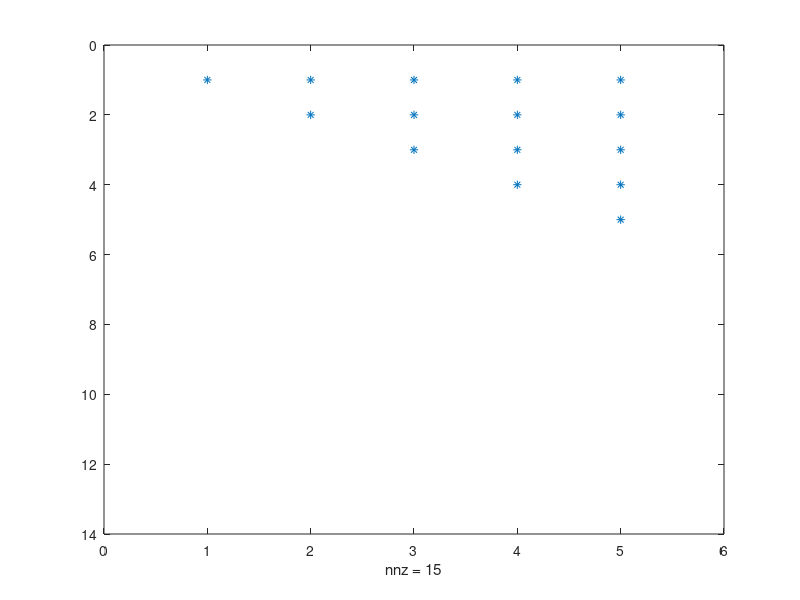

MATLAB code to generate this figure:
m=13; n=5; A=randn(m,n);
%---------------------------------------------------------------
% Householder's method for QR decomposition: 

U=zeros(m,min(m-1,n)); % the vectors u^{(k)} will be stored 
                       % in U: the first m+1-k entries in the 
                       % k-th column of U are the vector u^{(k)}
                       
R=A;                   % R will become the upper triangular factor   
                   
for k=1:min(m-1,n)
    a=R(k:m,k);
    if abs(norm(a)-abs(a(1)))>10^(-15) % make sure a is not 
                                       % already a multiple
                                       % of e_1 
        u=a; u(1)=u(1)+sign(a(1))*norm(a); u=u/norm(u);
        U(1:m+1-k,k)=u;                % this is u^{(k)}
        for j=k:n
            R(k:m,j)=R(k:m,j)-2*(u'*R(k:m,j))*u;
        end
    end
end
%---------------------------------------------------------------
% Making sure it works by assembling Q explicitly: 

Q=eye(m,m);
for k=1:min(m-1,n)
    I=eye(k-1,k-1);
    Qhatk=eye(m-k+1,m-k+1)-2*U(1:m+1-k,k)*U(1:m+1-k,k)';
    Qk=[I zeros(k-1,m+1-k); 
        zeros(m+1-k,k-1) Qhatk];
    Q=Q*Qk;
end

norm_of_A_minus_QR = norm(A-Q*R)	% see if A=QR
norm_of_QTQ_minus_I = norm(Q'*Q-eye(m,m))	% see if Q is orthogonal
spy(abs(R)>10^(-15)); shg     % see if R is triangular